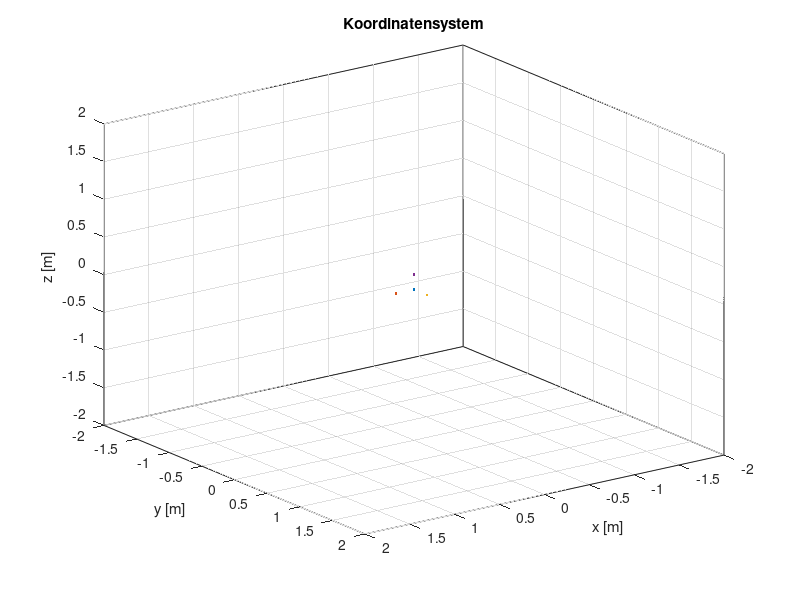

MATLAB code to generate this figure:
% 3-D Plot Punkte

s=0.2 % Spannweite KOSYS
P_orig = [0 0 0]; % Ursprung 
x_axis = [s 0 0]; % Koordinatenachsen
y_axis = [0 s 0];
z_axis = [0 0 s];
box on  
grid on
hold on
plot3(P_orig(1),P_orig(2),P_orig(3),'.')
plot3(x_axis(1),x_axis(2),x_axis(3),'.')
plot3(y_axis(1),y_axis(2),y_axis(3),'.')
plot3(z_axis(1),z_axis(2),z_axis(3),'.')
% axis([-2 2 -2 2 -2 2]) 
xlim=[-2 2]; % Begrenzungen x
ylim=[-2 2]; % Begrenzungen y
zlim=[-2 2]; % Begrenzungen x
xTicks = 0.5; % Schrittweite x
yTicks = 0.5; % Schrittweite y
zTicks = 0.5; % Schrittweite z
set(gca, 'XTickMode', 'manual', 'XTick', xlim(1):xTicks:xlim(2), 'xlim', [xlim(1),xlim(2)]); % Deklaration Achsen
set(gca, 'YTickMode', 'manual', 'YTick', ylim(1):yTicks:ylim(2), 'ylim', [ylim(1),ylim(2)]);
set(gca, 'ZTickMode', 'manual', 'ZTick', zlim(1):zTicks:xlim(2), 'zlim', [zlim(1),zlim(2)]);
xlabel('x [m]');
ylabel('y [m]');
zlabel('z [m]');

az=144; % Drehung des Koordinatensystems
el=24;
view(az,el);
title('Koordinatensystem');
